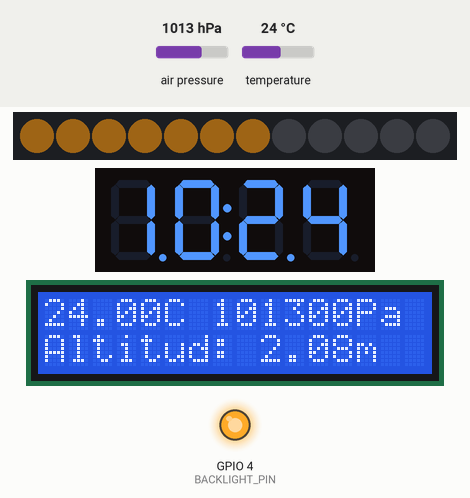
This program was run on a simulated ESP32. Parts: 12 RGB LEDs in strip order, left to right, 4-digit seven-segment display, 16×2 character LCD, output pins drawn as LEDs (lit = HIGH). Wiring (inferred from the names in the program): DS3231 clock at I2C address 0x68. Inputs (shaded band) come from the test bench; at power-on: air pressure 1013 hPa, temperature 24 °C. Dim RGB values are drawn brighter than linear; the local clock reads 2024-03-15 10:24:30 at power-on unless the program sets it; what the program prints to the serial monitor is not drawn.

Above: at 2.3 s.
2.4 s: air pressure set to 952 hPa
At 4.9 s:
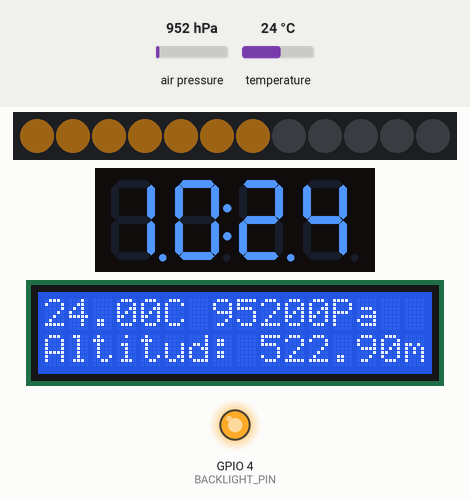
6.9 s: temperature set to 12 °C
At 7.9 s:
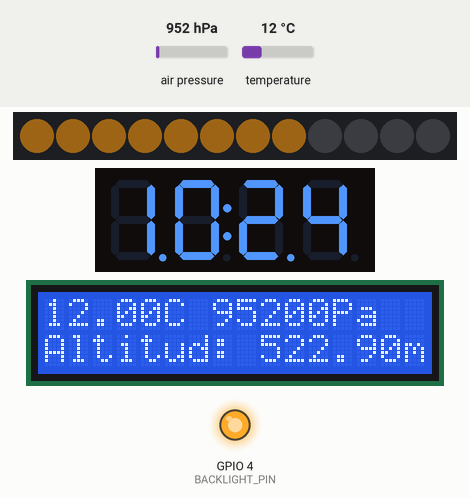
11.4 s: air pressure set to 975 hPa
At 13.5 s:
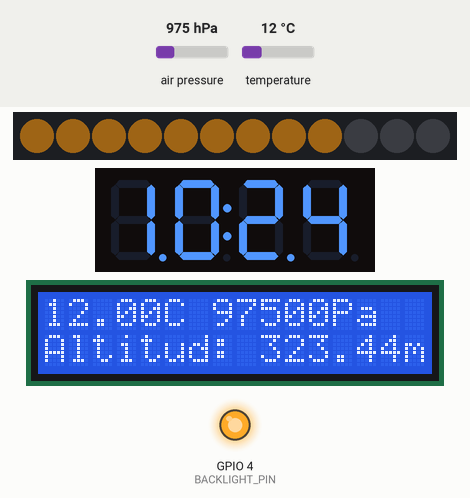
15.9 s: temperature set to 19 °C
At 18.0 s:
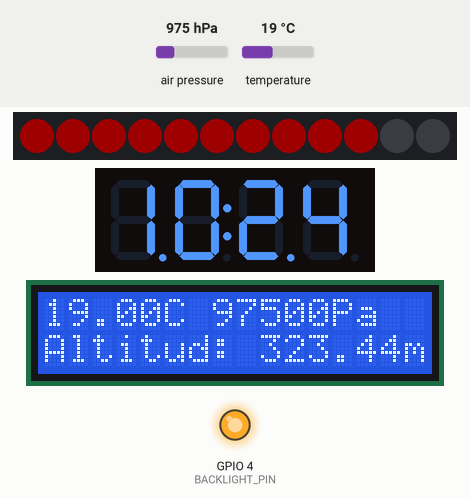
18.6 s: air pressure set to 1000 hPa
At 21.3 s:
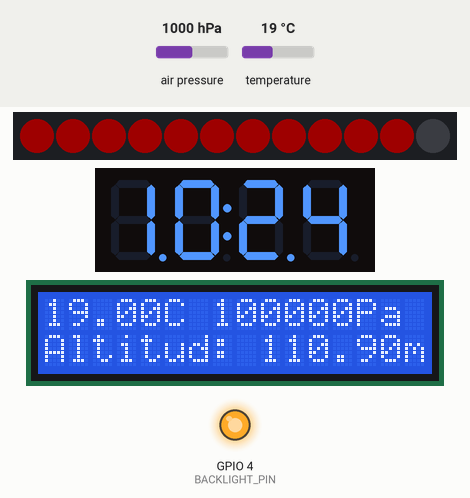
22.2 s: temperature set to 10.6 °C
At 26.4 s:
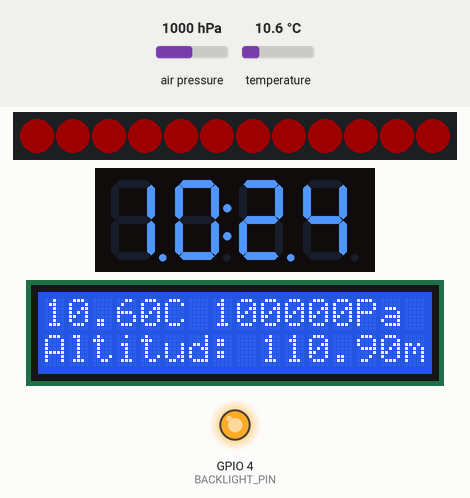
26.7 s: temperature set to 9.2 °C
Timing chart, 0 to 29.7 s (numbered marks = the images above; inputs shaded):
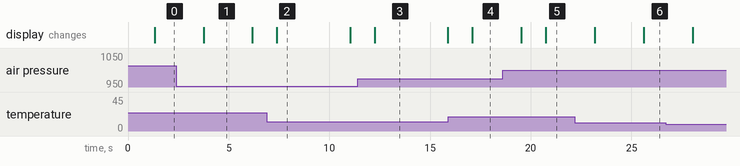

The program:

main.cpp
```cpp
#include <Arduino.h>
#include <string>

// RGB leds
#include <Adafruit_NeoPixel.h>

// TM1637 Display 7segmentos x 4 bloques
#include <TM1637Display.h>

// RTC DS1307 (RELOJ)
#include <Wire.h>

// Bosh BMP180
#include <Adafruit_BMP085.h>

// LiquidCrystal i2c (pantalla 16x2)
#include <LiquidCrystal_I2C.h>

// RGB leds
#ifdef __AVR__
#include <avr/power.h>
#endif
#define PIN 32
#define NUMPIXELS 12
Adafruit_NeoPixel pixels(NUMPIXELS, PIN, NEO_GRB + NEO_KHZ800);
#define DELAYVAL 1000
// Listado de colores (verde, azul, naranja, rojo)
int COLORS[4][3]{
    {0, 255, 0},
    {0, 0, 255},
    {255, 159, 35},
    {255, 0, 0}
};

// TM1637 Display 7segmentos x 4 bloques
const int CLK = 14; //Set the CLK pin connection to the display
const int DIO = 33; //Set the DIO pin connection to the display

TM1637Display display(CLK, DIO); //set up the 4-Digit Display.
// Devuelve un int preparado para ser mostrado por la pantalla directamente
  byte second, minute, hour, dayOfWeek, dayOfMonth, month, year;

// RTC DS1307 (RELOJ)
#define DS3231_I2C_ADDRESS 0x68

// Convert normal decimal numbers to binary coded decimal
byte decToBcd(byte val){
  return( (val/10*16) + (val%10) );
}
// Convert binary coded decimal to normal decimal numbers
byte bcdToDec(byte val){
  return( (val/16*10) + (val%16) );
}

// Bosh BMP180
Adafruit_BMP085 bmp;


// LiquidCrystal i2c (pantalla 16x2) Puede ser la dirección: 0x27, 0x38
#define BACKLIGHT_PIN 4
LiquidCrystal_I2C lcd(0x27, 2, 1, 0, 4, 5, 6, 7, 3, POSITIVE);  // Set the LCD I2C address
//LiquidCrystal_I2C lcd(0x38, BACKLIGHT_PIN, POSITIVE);  // Set the LCD I2C address


// Agrega timestamp al módulo RTC DS1307 (RELOJ)
void setDS3231time(byte second, byte minute, byte hour, byte dayOfWeek, byte
dayOfMonth, byte month, byte year){
  // sets time and date data to DS3231
  Wire.beginTransmission(DS3231_I2C_ADDRESS);
  Wire.write(0); // set next input to start at the seconds register
  Wire.write(decToBcd(second)); // set seconds
  Wire.write(decToBcd(minute)); // set minutes
  Wire.write(decToBcd(hour)); // set hours
  Wire.write(decToBcd(dayOfWeek)); // set day of week (1=Sunday, 7=Saturday)
  Wire.write(decToBcd(dayOfMonth)); // set date (1 to 31)
  Wire.write(decToBcd(month)); // set month
  Wire.write(decToBcd(year)); // set year (0 to 99)
  Wire.endTransmission();
}

// Lee el módulo RTC DS1307 (RELOJ)
void readDS3231time(byte *second,
byte *minute,
byte *hour,
byte *dayOfWeek,
byte *dayOfMonth,
byte *month,
byte *year) {
  Wire.beginTransmission(DS3231_I2C_ADDRESS);
  Wire.write(0); // set DS3231 register pointer to 00h
  Wire.endTransmission();
  Wire.requestFrom(DS3231_I2C_ADDRESS, 7);
  // request seven bytes of data from DS3231 starting from register 00h
  *second = bcdToDec(Wire.read() & 0x7f);
  *minute = bcdToDec(Wire.read());
  *hour = bcdToDec(Wire.read() & 0x3f);
  *dayOfWeek = bcdToDec(Wire.read());
  *dayOfMonth = bcdToDec(Wire.read());
  *month = bcdToDec(Wire.read());
  *year = bcdToDec(Wire.read());
}

// Muestra datos por consola del módulo RTC DS1307 (RELOJ)
void displayTime(){
  byte second, minute, hour, dayOfWeek, dayOfMonth, month, year;
  // retrieve data from DS3231
  readDS3231time(&second, &minute, &hour, &dayOfWeek, &dayOfMonth, &month,
  &year);
  // send it to the serial monitor
  Serial.print(hour, DEC);
  // convert the byte variable to a decimal number when displayed
  Serial.print(":");
  if (minute<10){
    Serial.print("0");
  }
  Serial.print(minute, DEC);
  Serial.print(":");
  if (second<10){
    Serial.print("0");
  }
  Serial.print(second, DEC);
  Serial.print(" ");
  Serial.print(dayOfMonth, DEC);
  Serial.print("/");
  Serial.print(month, DEC);
  Serial.print("/");
  Serial.print(year, DEC);
  Serial.print(" Día de la semana: ");
  switch(dayOfWeek){
  case 1:
    Serial.println("Domingo");
    break;
  case 2:
    Serial.println("Lunes");
    break;
  case 3:
    Serial.println("Martes");
    break;
  case 4:
    Serial.println("Miércoles");
    break;
  case 5:
    Serial.println("Jueves");
    break;
  case 6:
    Serial.println("Viernes");
    break;
  case 7:
    Serial.println("Sábado");
    break;
  }
}

void setup() {
  // Inicio i2c
  Wire.begin(21, 22);

  // Inicio Serial
  Serial.begin(9600);

  // RGB
  pixels.begin();
  pixels.setBrightness(30);
  pixels.show(); // Inicializa todos los píxeles a 'off'

  // TM1637 Display 7segmentos x 4 bloques
  display.setBrightness(0x0a); //set the diplay to maximum brightness
  display.showNumberDec(0000, true);


  // RTC DS1307 (RELOJ)
  // Setea valores del reloj: DS1307 seconds, minutes, hours, day, date, month, year
  //setDS3231time(00,39,20,5,11,2,20);


  // Bosh BMP180
  if (!bmp.begin()) {
	  Serial.println("Could not find a valid BMP085 sensor, check wiring!");
    delay ( 5000 );
	  //while (1) {}
  }

  // LiquidCrystal i2c (pantalla 16x2)
  // Enciendo la luz de fondo utilizando el pin como salida, así se puede apagar desde código.
  pinMode ( BACKLIGHT_PIN, OUTPUT );
  digitalWrite ( BACKLIGHT_PIN, HIGH );

  lcd.begin(16,2);  // initialize the lcd

  lcd.home ();                   // go home
  lcd.print("ESP32 BY RAUL");
  lcd.setCursor ( 0, 1 );        // go to the next line
  lcd.print (" INICIALIZANDO...   ");
  delay ( 1000 );
}

void loop() {
  Serial.println("--- Comienza todo el loop ---");

  // retrieve data from DS3231
  readDS3231time(&second, &minute, &hour, &dayOfWeek, &dayOfMonth, &month, &year);

  // RGB
  // Cada 5 segundos en ciende un led (12*5 = 1 minuto)
  // Cada bloque de 3 led cambiará de color (verde, azul, naranja, rojo)
  int n_leds_on = int ((second / 60.0) * 12);
  int color_leds = int ((n_leds_on / 12.0) * 4);

  Serial.print(second);
  Serial.println();
  Serial.print(n_leds_on);
  Serial.println();
  Serial.print(color_leds);
  Serial.println();

  if (n_leds_on < 1) {
    pixels.clear();
    pixels.setPixelColor(0, pixels.Color(COLORS[color_leds][0], COLORS[color_leds][1], COLORS[color_leds][2]));
    pixels.show();
  } else {
    pixels.fill(pixels.Color(COLORS[color_leds][0], COLORS[color_leds][1], COLORS[color_leds][2]), 0, n_leds_on + 1);

    /*
    for (int i = 0; i <= n_leds_on; i++) {
      Serial.println("--- Iteración en el for ---");
      if (i <= n_leds_on) {
        pixels.setPixelColor(i, pixels.Color(COLORS[color_leds][0], COLORS[color_leds][1], COLORS[color_leds][2]));

        Serial.print("Entra: ");
        Serial.print(i);
        Serial.println();
      }
    }
        */

    // Muestra los leds habilitados para esta iteración
    pixels.show();
  }


  // TM1637 Display 7segmentos x 4 bloques
  int value;
  if (hour > 0) {
    value = (hour*100) + minute;
  } else {
    value = minute;
  }

  //uint8_t segto;
  //segto = 0x80 | display.encodeDigit((value / 100)%10);
  //Serial.print(segto);
  //Serial.println();
  //display.setSegments(&segto, 1, 1);
  //display.showNumberDec(value, true);
  //display.showNumberDecEx(value, true, true);
  display.showNumberDecEx(value, 0b11100000, true, 4, 0);

  // RTC
  displayTime();


  // Bosh BMP180
  float temperature = bmp.readTemperature();
  int pressure = bmp.readPressure();
  float altitude = bmp.readAltitude();
  int sealevelpresure = bmp.readSealevelPressure();
  float realaltitude = bmp.readAltitude(101500);

  Serial.print("Temperature = ");
  Serial.print(temperature);
  Serial.println(" *C");

  Serial.print("Pressure = ");
  Serial.print(pressure);
  Serial.println(" Pa");

  // Calculate altitude assuming 'standard' barometric
  // pressure of 1013.25 millibar = 101325 Pascal
  Serial.print("Altitude = ");
  Serial.print(altitude);
  Serial.println(" meters");

  Serial.print("Pressure at sealevel (calculated) = ");
  Serial.print(sealevelpresure);
  Serial.println(" Pa");

  // you can get a more precise measurement of altitude
  // if you know the current sea level pressure which will
  // vary with weather and such. If it is 1015 millibars
  // that is equal to 101500 Pascals.
  Serial.print("Real altitude = ");
  Serial.print(realaltitude);
  Serial.println(" meters");

  Serial.println();

  // LiquidCrystal i2c (pantalla 16x2)
  lcd.clear();
  lcd.home();
  lcd.print(temperature);
  lcd.print("C ");
  lcd.print(pressure);
  lcd.print("Pa ");
  lcd.setCursor ( 0, 1 );
  lcd.print("Altitud: ");
  lcd.print(altitude);
  lcd.print("m");

  // Pausa entre iteraciones
  delay(DELAYVAL);
}

/**
   Funcion auxiliar para imprimir siempre 2 digitos
*/
void print2digits(int number) {
  if (number >= 0 && number < 10) {
    Serial.write('0');
  }
  Serial.print(number);
}
```

Measured:
- after the input at 2.4 s, the display: changes after 1.4 s (image 1)
- after the input at 6.9 s, the display: changes after 0.50 s (image 2)
- after the input at 11.4 s, the display: changes after 0.85 s (image 3)
- after the input at 15.9 s, the display: changes after 1.2 s (image 4)
- after the input at 18.6 s, the display: first changes after 0.94 s (image 5 shows a later state)
- after the input at 22.2 s, the display: first changes after 0.99 s (image 6 shows a later state)
- what the display in image 1 shows lasts 2.4 s, from 3.8 s to 6.2 s
